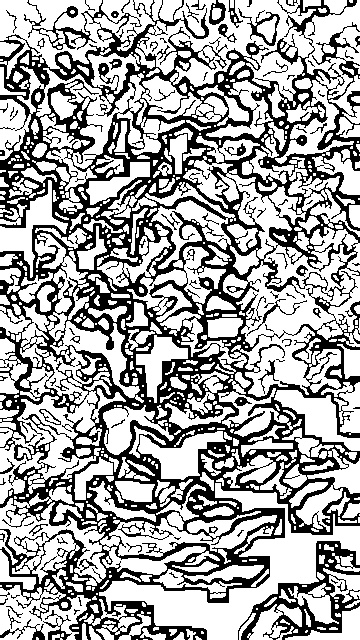
#> input picture backend/data/images/test/enhanced_traced/image0_enhanced.jpeg, 360 x 640 px; its folder holds only this picture in this run
$ python -i line_tracing.py   (imports and definitions only)
#> lines starting #> are read from the running program, lines starting #| are printed output that depends on the picture; after the words box and inside, x2 and y2 are one past the last pixel; in counts of white or black regions, pixels touching at a corner belong together
#> further down, picture is the input picture: shape (640, 360, 3); min 0, max 255, mean 163.6
import cv2 as cv
import numpy as np
from skimage.feature import local_binary_pattern
from skimage.metrics import structural_similarity as ssim


def process_reference_sole(
    img, target_size=(512, 512), keep_aspect=True, use_polar=True, debug=False
):
    """
    Robust preprocessing pipeline for shoe sole matching.
    Returns multiple representations for comprehensive matching.

    Args:
        img: Input image (grayscale or color)
        target_size: Target dimensions (width, height)
        keep_aspect: Maintain aspect ratio (pad to fit)
        use_polar: Apply polar transform for rotation invariance
        debug: Show debug visualizations
    """
#> called with target_size = (512, 512), keep_aspect = True, use_polar = True, debug = False
    # Ensure grayscale
    if len(img.shape) == 3:
        img = cv.cvtColor(img, cv.COLOR_BGR2GRAY)

    # Resize with optional aspect ratio preservation
    if keep_aspect:
        h, w = img.shape[:2]
#> h = 640; w = 360
        scale = min(target_size[0] / w, target_size[1] / h)
#> scale = 0.8
        new_w, new_h = int(w * scale), int(h * scale)
#> new_w = 288; new_h = 512
        resized = cv.resize(img, (new_w, new_h), interpolation=cv.INTER_AREA)

        # Pad into centered canvas
        canvas = np.zeros(target_size[::-1], dtype=np.uint8)
        y_off = (target_size[1] - new_h) // 2
#> y_off = 0
        x_off = (target_size[0] - new_w) // 2
#> x_off = 112
        canvas[y_off : y_off + new_h, x_off : x_off + new_w] = resized
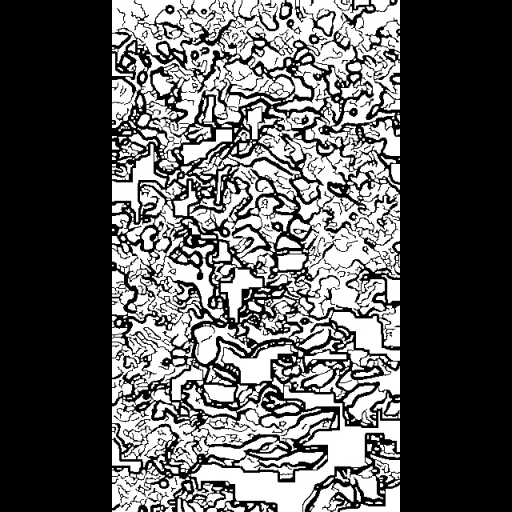
#> canvas: shape (512, 512); min 0, max 255, mean 92
        processed = canvas
    else:
        processed = cv.resize(img, target_size, interpolation=cv.INTER_AREA)

    # Multiple enhancement passes
    # Pass 1: Denoise
    denoised = cv.fastNlMeansDenoising(
        processed, None, h=10, templateWindowSize=7, searchWindowSize=21
    )

    # Pass 2: CLAHE for contrast
    clahe = cv.createCLAHE(clipLimit=3.0, tileGridSize=(8, 8))
    enhanced = clahe.apply(denoised)

    # Pass 3: Edge detection with multiple methods
    # Canny edges
    canny = cv.Canny(enhanced, 50, 150)
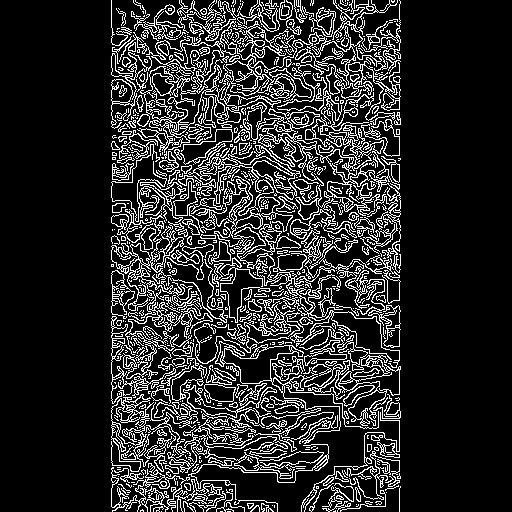
#> canny: shape (512, 512); 16.4% white in thin lines or dots, all inside (x1, y1, x2, y2) = (111, 0, 401, 512)

    # Sobel edges
    sobelX = cv.Sobel(enhanced, cv.CV_16S, 1, 0, ksize=3)
    sobelY = cv.Sobel(enhanced, cv.CV_16S, 0, 1, ksize=3)
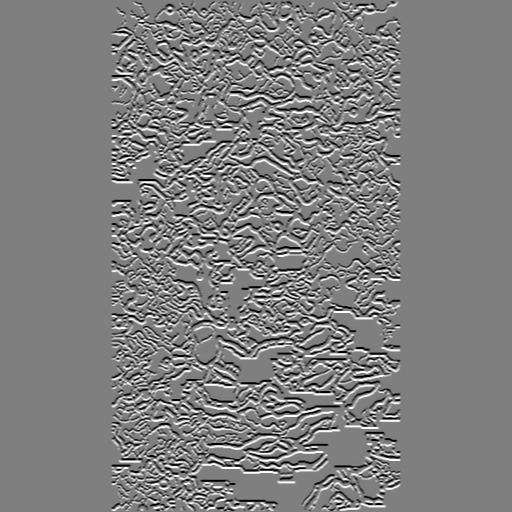
#> sobelY: shape (512, 512) int16; min -1004, max 1004, mean -0.4; drawn with min black and max white
    absX = cv.convertScaleAbs(sobelX)
    absY = cv.convertScaleAbs(sobelY)
    sobel = cv.addWeighted(absX, 0.5, absY, 0.5, 0)

    # Combine edge methods
    combined_edges = cv.bitwise_or(canny, sobel)
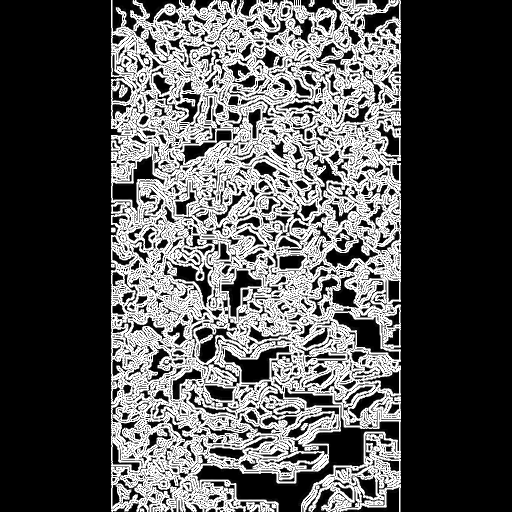
#> combined_edges: shape (512, 512); min 0, max 255, mean 85.4

    # Morphological refinement
    kernel = cv.getStructuringElement(cv.MORPH_ELLIPSE, (3, 3))
    refined = cv.morphologyEx(combined_edges, cv.MORPH_CLOSE, kernel, iterations=2)
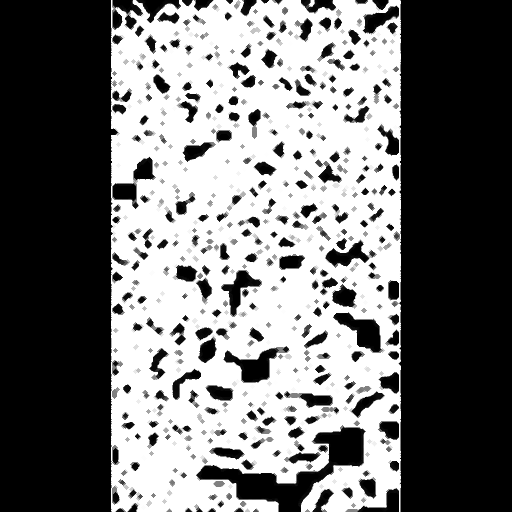
#> refined: shape (512, 512); min 0, max 255, mean 115.5
    refined = cv.morphologyEx(refined, cv.MORPH_OPEN, kernel, iterations=1)

    # Apply polar transform for rotation invariance if requested
    if use_polar:
        center = (target_size[0] // 2, target_size[1] // 2)
        max_radius = min(center)
        polar_refined = cv.warpPolar(
            refined,
            dsize=target_size,
            center=center,
            maxRadius=max_radius,
            flags=cv.WARP_POLAR_LINEAR,
        )
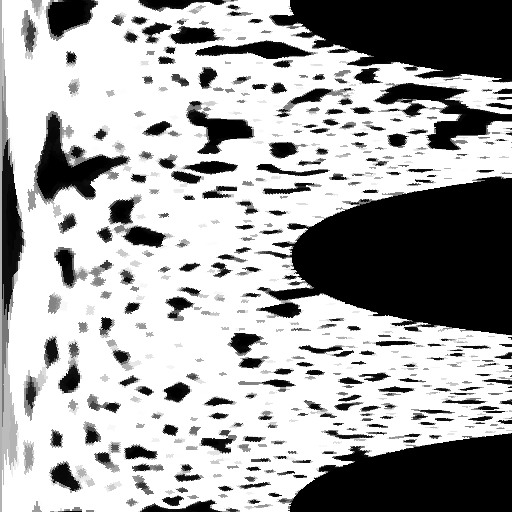
#> polar_refined: shape (512, 512); min 0, max 255, mean 166
        # Also create polar version of enhanced image
        polar_enhanced = cv.warpPolar(
            enhanced,
            dsize=target_size,
            center=center,
            maxRadius=max_radius,
            flags=cv.WARP_POLAR_LINEAR,
        )
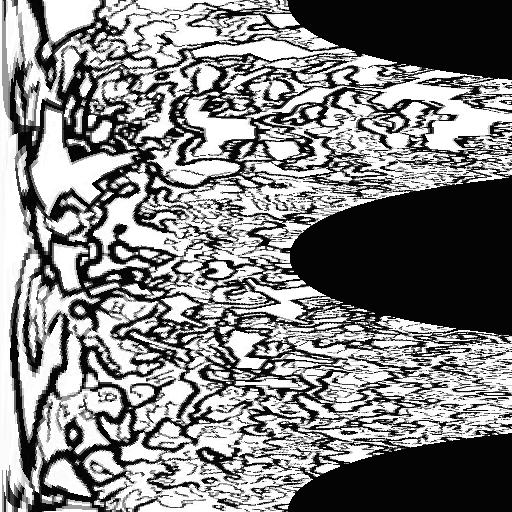
#> polar_enhanced: shape (512, 512); min 0, max 255, mean 130.5
    else:
        polar_refined = None
        polar_enhanced = None

    if debug:
        cv.imshow("Original", img)
        cv.imshow("Enhanced", enhanced)
        cv.imshow("Canny", canny)
        cv.imshow("Sobel", sobel)
        cv.imshow("Refined Edges", refined)
        if use_polar and polar_refined is not None:
            cv.imshow("Polar Edges", polar_refined)
            cv.imshow("Polar Enhanced", polar_enhanced)
        cv.waitKey(0)
        cv.destroyAllWindows()

    # Return both enhanced and edges for rich feature extraction
    # If use_polar is True, return polar-transformed versions (rotation invariant)
    # Otherwise return regular versions
    if use_polar and polar_refined is not None:
        return {
            "enhanced": polar_enhanced,
            "edges": polar_refined
        }
    else:
        return {
            "enhanced": enhanced,
            "edges": refined
        }


# [422 lines left out: functions extract_robust_features, match_sift_features, match_orb_features, match_akaze_features, compare_sole_images, extract_shoeprint_features, not called in this run]

>>> import cv2
>>> picture = cv2.imread('../data/images/test/enhanced_traced/image0_enhanced.jpeg')
>>> result = process_reference_sole(picture)
#> result = 2 items

$ run again, on backend/data/images/test/enhanced_traced/image1_enhanced.jpeg
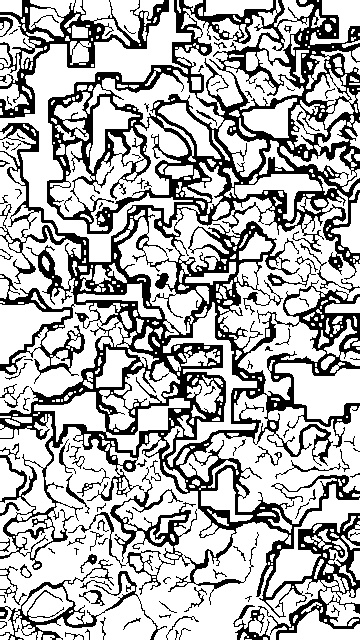
#> input picture backend/data/images/test/enhanced_traced/image1_enhanced.jpeg, 360 x 640 px
#> picture is the input picture: shape (640, 360, 3); min 0, max 255, mean 176.4
#> in process_reference_sole, `canny = cv.Canny(enhanced, 50, 150)`:
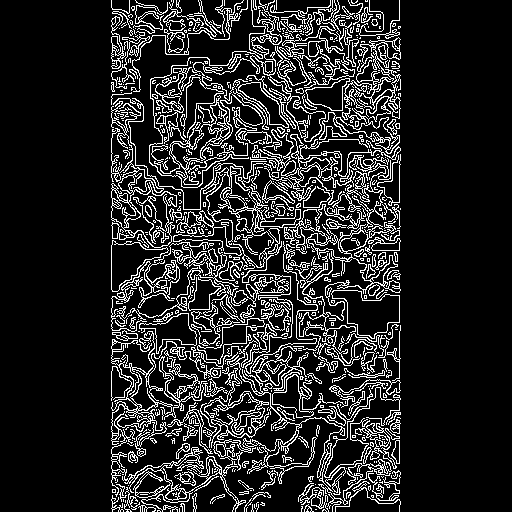
#> canny: shape (512, 512); 14.8% white in thin lines or dots, all inside (x1, y1, x2, y2) = (111, 0, 401, 512)
#> in process_reference_sole, `polar_enhanced = cv.warpPolar( enhanced, dsize=target_size, center=cen..`:
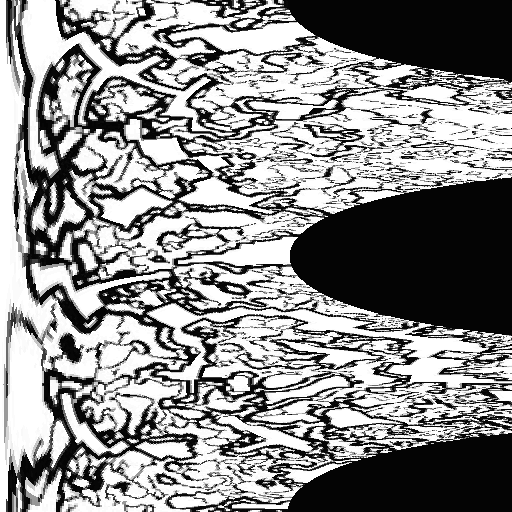
#> polar_enhanced: shape (512, 512); min 0, max 255, mean 140.2
#> result = 2 items

$ run again, on backend/data/images/test/enhanced_traced/image2_enhanced.jpeg
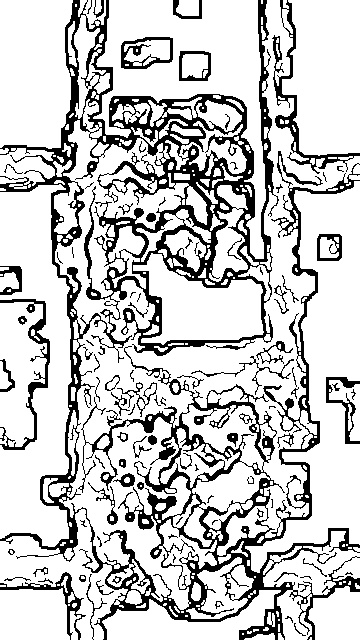
#> input picture backend/data/images/test/enhanced_traced/image2_enhanced.jpeg, 360 x 640 px
#> picture is the input picture: shape (640, 360, 3); min 0, max 255, mean 200.2
#> in process_reference_sole, `canny = cv.Canny(enhanced, 50, 150)`:
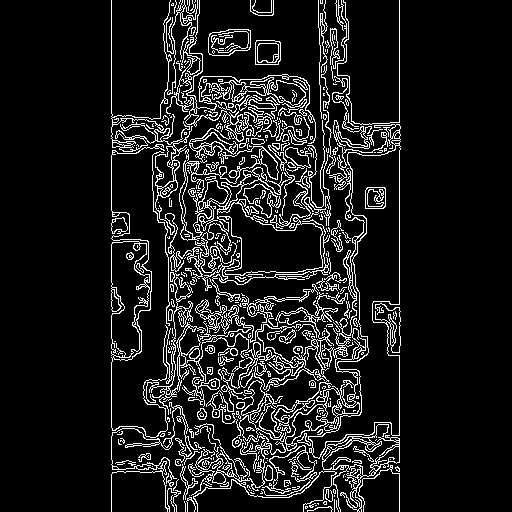
#> canny: shape (512, 512); 10.8% white in thin lines or dots, all inside (x1, y1, x2, y2) = (111, 0, 401, 512)
#> in process_reference_sole, `polar_enhanced = cv.warpPolar( enhanced, dsize=target_size, center=cen..`:
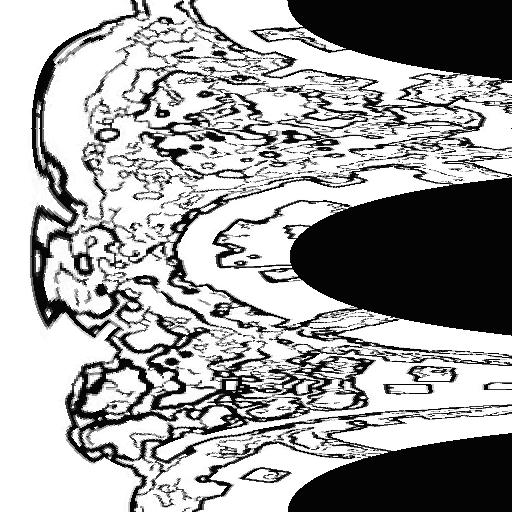
#> polar_enhanced: shape (512, 512); min 0, max 255, mean 161.7
#> result = 2 items

$ run again, on backend/data/images/test/enhanced_traced/image3_enhanced.jpeg
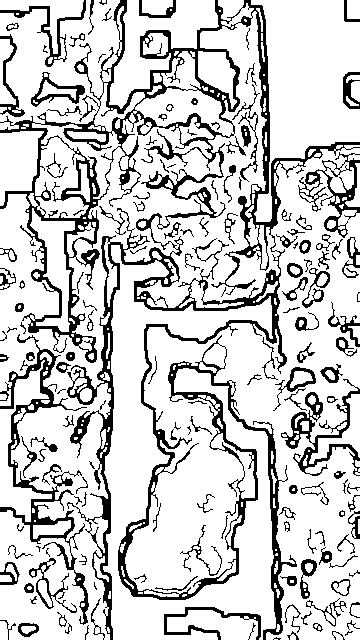
#> input picture backend/data/images/test/enhanced_traced/image3_enhanced.jpeg, 360 x 640 px
#> picture is the input picture: shape (640, 360, 3); min 0, max 255, mean 203.9
#> canny: shape (512, 512); 11.3% white in thin lines or dots, all inside (x1, y1, x2, y2) = (111, 0, 401, 512)
#> in process_reference_sole, `polar_enhanced = cv.warpPolar( enhanced, dsize=target_size, center=cen..`:
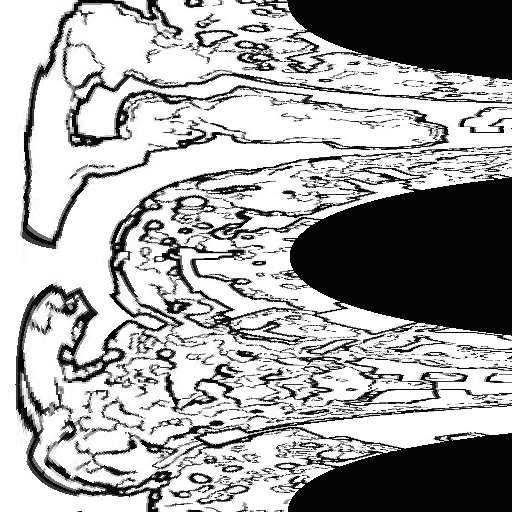
#> polar_enhanced: shape (512, 512); min 0, max 255, mean 164.7
#> result = 2 items
